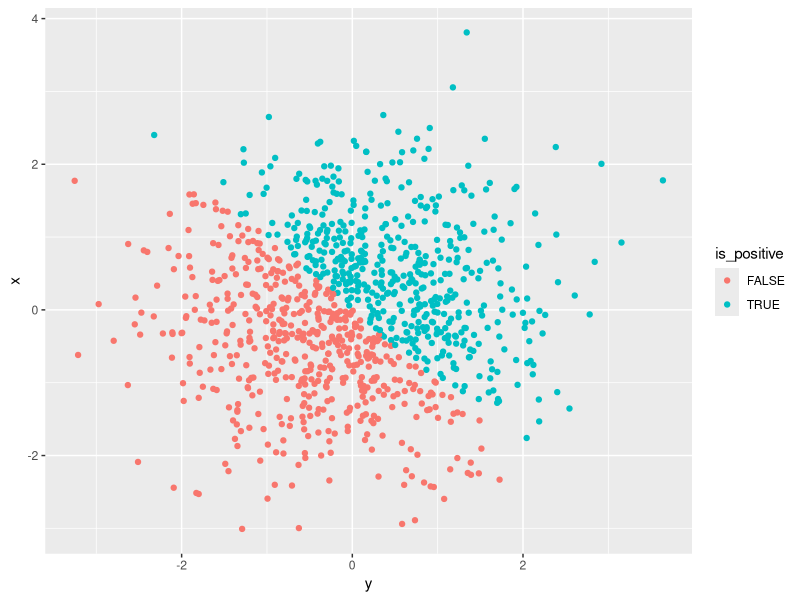
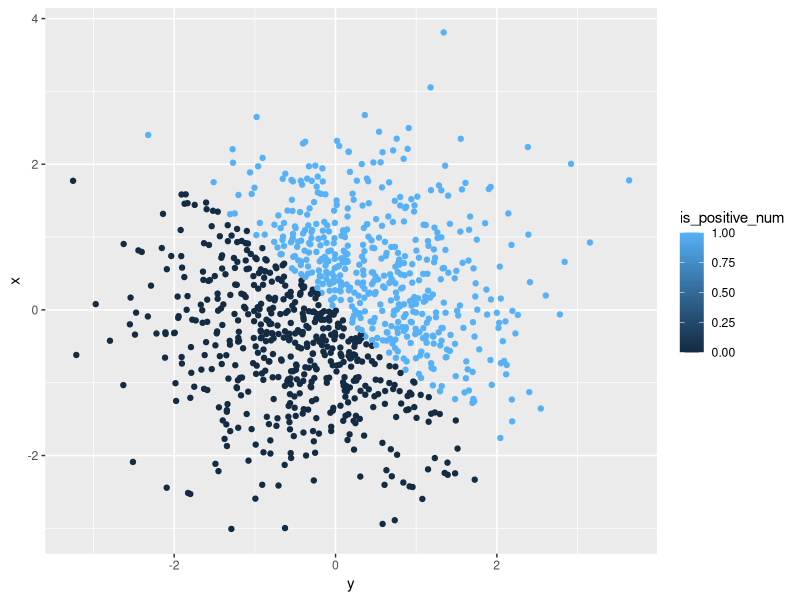
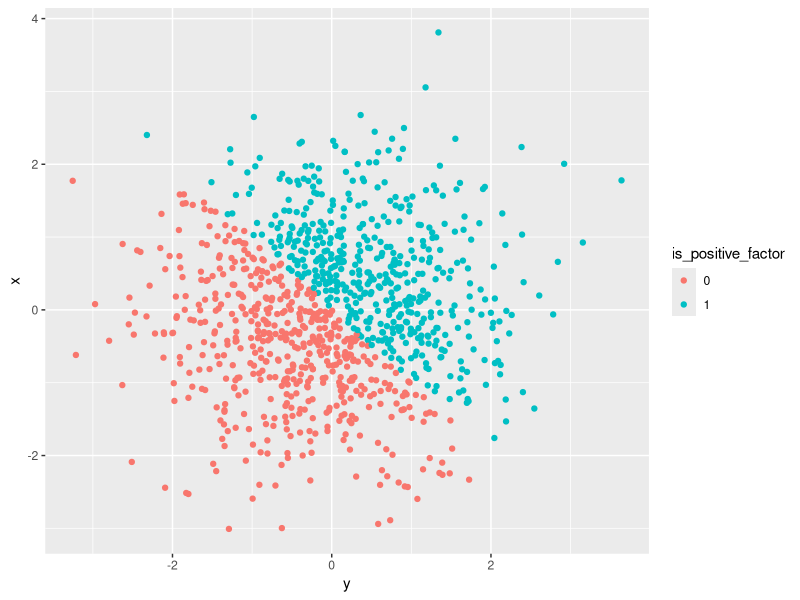
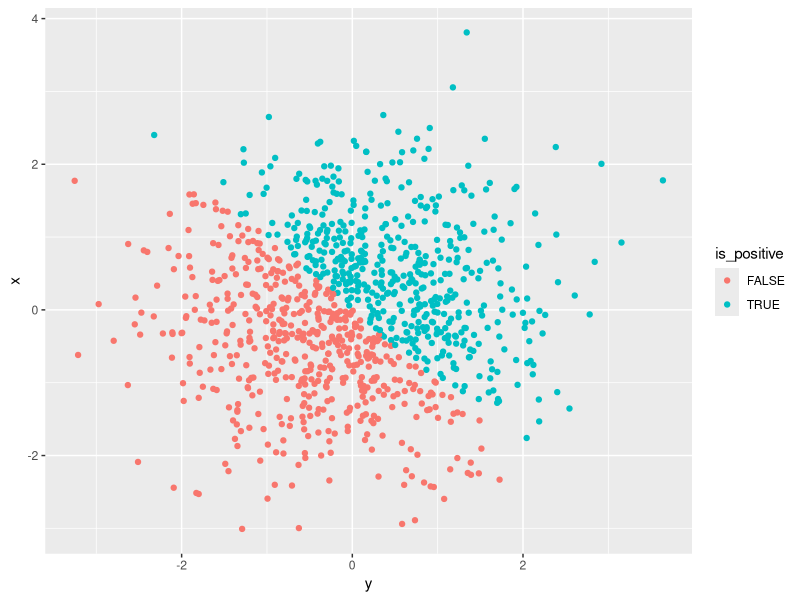

The R source for these figures, in order:
## ---- chunk 1
knitr::opts_chunk$set(echo = TRUE)
library(tidyverse)
## ---- chunk 2
set.seed(1)
problem_1_df = tibble(
  vec_numerical = runif(10, min = 0, max = 5),
  vec_logical = vec_numerical > 2,
  vec_char = c("Courtney", "Patrick", "Evelyn", "Glenn", "Sue", "Glen", "Jenny", "Kayla", "Lindsay", "Derick"),
  vec_factor = factor(c("female", "male", "female", "male", "female", "male", "female", "female", "female", "male"))
)

numerical_mean = mean(problem_1_df$vec_numerical)
logical_mean = mean(problem_1_df$vec_logical)
char_mean = mean(problem_1_df$vec_char)
factor_mean = mean(problem_1_df$vec_factor)
## ---- chunk 3
convert_logical = as.numeric(problem_1_df$vec_logical)
convert_char = as.numeric(problem_1_df$vec_char)
convert_factor = as.numeric(problem_1_df$vec_factor)
## ---- chunk 4
char_to_factor = factor(problem_1_df$vec_char)
convert_char_2 = as.numeric(char_to_factor)
factor_to_char = as.character(problem_1_df$vec_factor)
convert_factor_2 = as.numeric(factor_to_char)
## ---- chunk 5
set.seed(1)
problem_2_df = tibble(
  x = rnorm(1000),
  y = rnorm(1000),
  is_positive = x + y > 0,
  is_positive_num = as.numeric(is_positive),
  is_positive_factor = factor(is_positive_num)
)
## ---- chunk 6
logical_plot = ggplot(problem_2_df, aes(x = y, y = x, color = is_positive)) + geom_point()
numeric_plot = ggplot(problem_2_df, aes(x = y, y = x, color = is_positive_num)) + geom_point()
factor_plot = ggplot(problem_2_df, aes(x = y, y = x, color = is_positive_factor)) + geom_point()

logical_plot
numeric_plot
factor_plot

ggsave("logical_plot.pdf", plot = logical_plot, path = "./")
